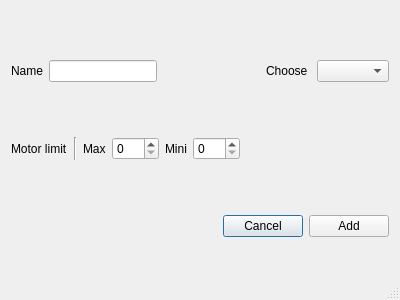
<?xml version="1.0" encoding="UTF-8"?>
<ui version="4.0">
 <class>JointForm</class>
 <widget class="QDialog" name="JointForm">
  <property name="geometry">
   <rect>
    <x>0</x>
    <y>0</y>
    <width>400</width>
    <height>300</height>
   </rect>
  </property>
  <property name="windowTitle">
   <string>Dialog</string>
  </property>
  <property name="sizeGripEnabled">
   <bool>true</bool>
  </property>
  <layout class="QVBoxLayout" name="verticalLayout">
   <item>
    <layout class="QHBoxLayout" name="horizontalLayout_3">
     <item>
      <widget class="QLabel" name="label_5">
       <property name="text">
        <string>Name</string>
       </property>
      </widget>
     </item>
     <item>
      <widget class="QLineEdit" name="compemontName"/>
     </item>
     <item>
      <spacer name="horizontalSpacer_2">
       <property name="orientation">
        <enum>Qt::Horizontal</enum>
       </property>
       <property name="sizeHint" stdset="0">
        <size>
         <width>40</width>
         <height>20</height>
        </size>
       </property>
      </spacer>
     </item>
     <item>
      <widget class="QLabel" name="label">
       <property name="text">
        <string>Choose </string>
       </property>
      </widget>
     </item>
     <item>
      <widget class="QComboBox" name="comboBoxtype"/>
     </item>
    </layout>
   </item>
   <item>
    <layout class="QHBoxLayout" name="horizontalLayout_2">
     <item>
      <widget class="QLabel" name="label_2">
       <property name="text">
        <string>Motor limit</string>
       </property>
      </widget>
     </item>
     <item>
      <widget class="Line" name="line">
       <property name="orientation">
        <enum>Qt::Vertical</enum>
       </property>
      </widget>
     </item>
     <item>
      <widget class="QLabel" name="label_3">
       <property name="text">
        <string>Max</string>
       </property>
      </widget>
     </item>
     <item>
      <widget class="QSpinBox" name="spinBoxMax">
       <property name="maximum">
        <number>360</number>
       </property>
      </widget>
     </item>
     <item>
      <widget class="QLabel" name="label_4">
       <property name="text">
        <string>Mini</string>
       </property>
      </widget>
     </item>
     <item>
      <widget class="QSpinBox" name="spinBoxMin">
       <property name="maximum">
        <number>360</number>
       </property>
      </widget>
     </item>
     <item>
      <spacer name="horizontalSpacer_3">
       <property name="orientation">
        <enum>Qt::Horizontal</enum>
       </property>
       <property name="sizeHint" stdset="0">
        <size>
         <width>40</width>
         <height>20</height>
        </size>
       </property>
      </spacer>
     </item>
    </layout>
   </item>
   <item>
    <layout class="QHBoxLayout" name="horizontalLayout">
     <item>
      <spacer name="horizontalSpacer">
       <property name="orientation">
        <enum>Qt::Horizontal</enum>
       </property>
       <property name="sizeHint" stdset="0">
        <size>
         <width>40</width>
         <height>20</height>
        </size>
       </property>
      </spacer>
     </item>
     <item>
      <widget class="QPushButton" name="pushButtonCancel">
       <property name="text">
        <string>Cancel</string>
       </property>
      </widget>
     </item>
     <item>
      <widget class="QPushButton" name="pushButtonAdd">
       <property name="text">
        <string>Add</string>
       </property>
      </widget>
     </item>
    </layout>
   </item>
  </layout>
 </widget>
 <resources/>
 <connections/>
</ui>
